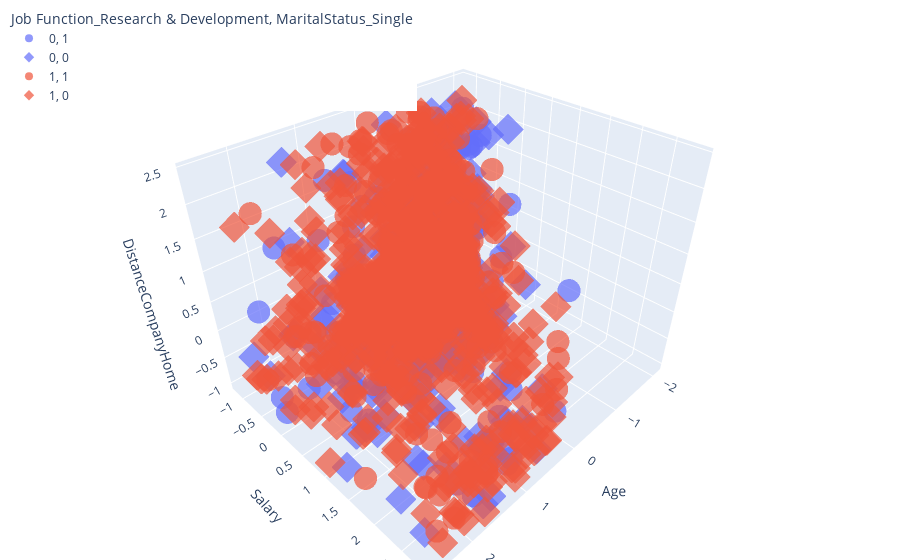

The notebook cell this image was saved under:
### Markdown cell above
### Visualizing 3d cluster on raw dataset. However, it is not possible to see distinct clusters

### Code cell
from plotly.offline import iplot, init_notebook_mode
import plotly.express as px

# set to offline mode to avoid any error
init_notebook_mode(connected=True)

# 3D Scatter Plot
data = px.scatter_3d(reduced_scaled, x='Age', y='Salary', z='DistanceCompanyHome', opacity=.7, size_max=15,color='Job Function_Research & Development',symbol='MaritalStatus_Single')

data.update_layout(legend=dict(
    yanchor="top",
    y=0.99,
    xanchor="left",
    x=0.01
), margin=dict(l=0, r=0, b=0, t=0))

# embedding into the notebook
iplot({'data': data})

### Figure 1 — Plotly figure (JSON) as saved in the notebook; plotly's stock layout.template omitted (floating-point values rounded to 4 significant figures; data arrays with more than 128 entries replaced by an {"elided": "..."} marker saying what was removed)
{"data": [{"hovertemplate": "Job Function_Research & Development=0<br>MaritalStatus_Single=1<br>Age=%{x}<br>Salary=%{y}<br>DistanceCompanyHome=%{z}<extra></extra>", "legendgroup": "0, 1", "marker": {"color": "#636efa", "opacity": 0.7, "symbol": "circle"}, "mode": "markers", "name": "0, 1", "scene": "scene", "showlegend": true, "type": "scatter3d", "x": {"elided": "166 float values"}, "y": {"elided": "166 float values"}, "z": {"elided": "166 float values"}}, {"hovertemplate": "Job Function_Research & Development=0<br>MaritalStatus_Single=0<br>Age=%{x}<br>Salary=%{y}<br>DistanceCompanyHome=%{z}<extra></extra>", "legendgroup": "0, 0", "marker": {"color": "#636efa", "opacity": 0.7, "symbol": "diamond"}, "mode": "markers", "name": "0, 0", "scene": "scene", "showlegend": true, "type": "scatter3d", "x": {"elided": "343 float values"}, "y": {"elided": "343 float values"}, "z": {"elided": "343 float values"}}, {"hovertemplate": "Job Function_Research & Development=1<br>MaritalStatus_Single=1<br>Age=%{x}<br>Salary=%{y}<br>DistanceCompanyHome=%{z}<extra></extra>", "legendgroup": "1, 1", "marker": {"color": "#EF553B", "opacity": 0.7, "symbol": "circle"}, "mode": "markers", "name": "1, 1", "scene": "scene", "showlegend": true, "type": "scatter3d", "x": {"elided": "304 float values"}, "y": {"elided": "304 float values"}, "z": {"elided": "304 float values"}}, {"hovertemplate": "Job Function_Research & Development=1<br>MaritalStatus_Single=0<br>Age=%{x}<br>Salary=%{y}<br>DistanceCompanyHome=%{z}<extra></extra>", "legendgroup": "1, 0", "marker": {"color": "#EF553B", "opacity": 0.7, "symbol": "diamond"}, "mode": "markers", "name": "1, 0", "scene": "scene", "showlegend": true, "type": "scatter3d", "x": {"elided": "657 float values"}, "y": {"elided": "657 float values"}, "z": {"elided": "657 float values"}}], "layout": {"legend": {"title": {"text": "Job Function_Research & Development, MaritalStatus_Single"}, "tracegroupgap": 0, "x": 0.01, "xanchor": "left", "y": 0.99, "yanchor": "top"}, "margin": {"b": 0, "l": 0, "r": 0, "t": 0}, "scene": {"domain": {"x": [0, 1], "y": [0, 1]}, "xaxis": {"title": {"text": "Age"}}, "yaxis": {"title": {"text": "Salary"}}, "zaxis": {"title": {"text": "DistanceCompanyHome"}}}}}
